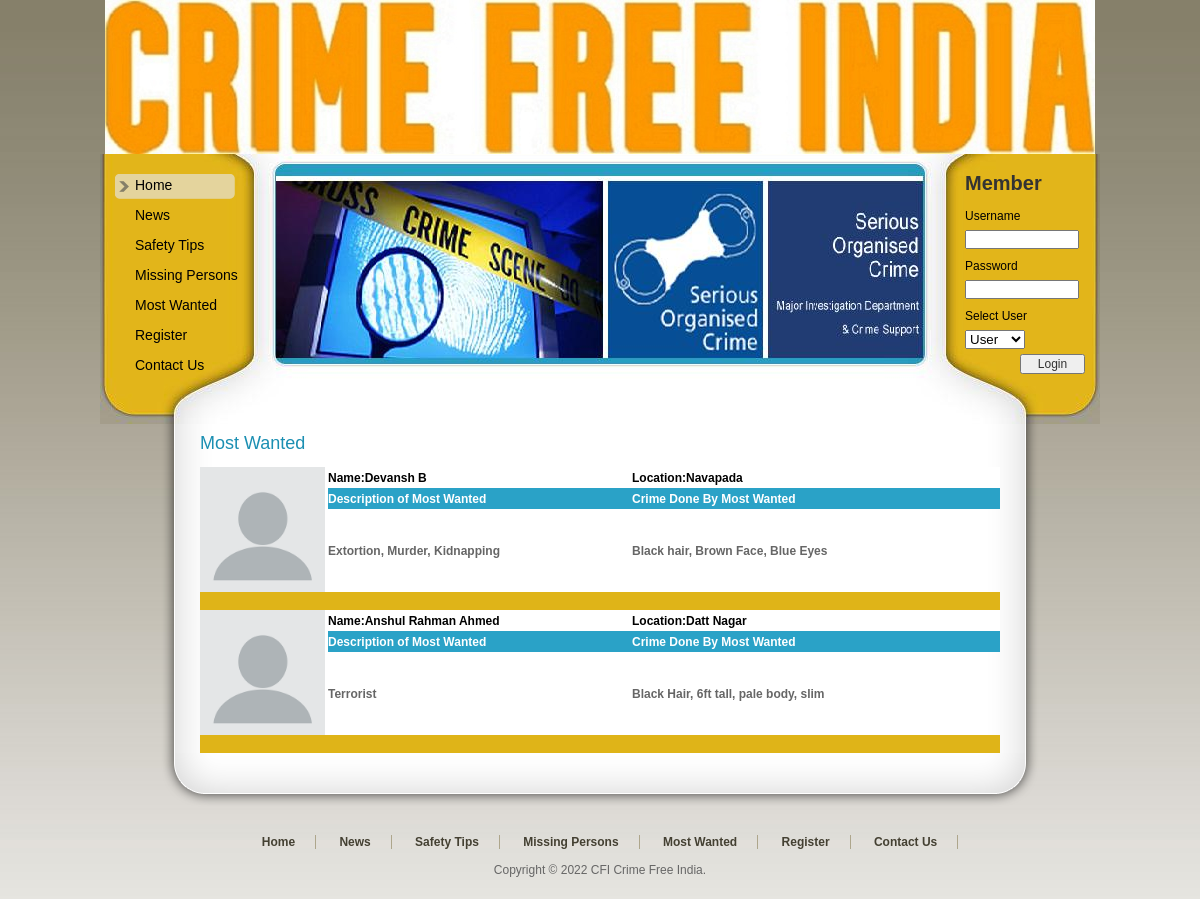
Screenshot of /Wanted.php with the database file from the repository.
### tables this page shows
CREATE TABLE IF NOT EXISTS `mostwanted_tbl` (
  `Wanted_Id` int(11) NOT NULL AUTO_INCREMENT,
  `Wanted_Name` varchar(20) NOT NULL,
  `Wanted_Location` varchar(20) NOT NULL,
  `Wanted_Image` varchar(100) NOT NULL,
  `Wanted_Crime` varchar(100) NOT NULL,
  `Wanted_Desc` varchar(200) NOT NULL,
  `Station_Name` varchar(50) NOT NULL,
  PRIMARY KEY (`Wanted_Id`)
);

### Wanted.php (the view, shortened to what this page needs)
<!DOCTYPE html PUBLIC "-//W3C//DTD XHTML 1.0 Transitional//EN" "http://www.w3.org/TR/xhtml1/DTD/xhtml1-transitional.dtd">
<html xmlns="http://www.w3.org/1999/xhtml">
<head>
<link href="templatemo_style.css" rel="stylesheet" type="text/css" />
</head>
<body>
<div id="templatemo_wrapper">
   <?php
   include "Header.php"
   ?>
    <div id="templatemo_content">
    	<div class="section_w800">
           <h2>Most Wanted</h2>
             <?php
$con = mysql_connect("localhost","root");
$sql = "select * from mostwanted_tbl order by Station_Name";
$result = mysql_query($sql,$con);
while($row = mysql_fetch_array($result))
{
$Name=$row['Wanted_Name'];
$Loc=$row['Wanted_Location'];
$Crime=$row['Wanted_Crime'];
$Desc=$row['Wanted_Desc'];
$Photo=$row['Wanted_Image'];
?>
           <table width="100%" border="0" cellspacing="0" cellpadding="0">
             <tr>
               <td width="16%" rowspan="3"><strong><img src="Documents/<?php echo $Photo;?>" alt="" width="125" height="125" /></strong></td>
               <td height="21" bgcolor="#FFFFFF"><span class="style3"><strong>Name:</strong></span><span class="style3"><strong><?php echo $Name;?></strong></span></td>
               <td width="46%" bgcolor="#FFFFFF"><span class="style3"><strong>Location:</strong></span><span class="style3"><strong><?php echo $Loc;?></strong></span></td>
             </tr>
             <tr>
               <td width="38%" height="21" bgcolor="#2AA2C7"><span class="style10">Description of Most Wanted</span></td>
               <td bgcolor="#2AA2C7"><span class="style10">Crime Done By Most Wanted</span></td>
             </tr>
             <tr>
               <td><strong><?php echo $Crime;?></strong></td>
               <td><strong><?php echo $Desc;?></strong></td>
             </tr>
             <tr>
               <td colspan="3" bgcolor="#DFB418">&nbsp;</td>
             </tr>
           </table>
           <?php
}
?>
        </div>
    </div>
   <?php
   include "Footer.php";
   ?>
</div>
</body>
</html>

### templatemo_style.css (style rules this page uses)
body { margin: 0; padding: 0; line-height: 1.5em; font-family: Arial, Helvetica, sans-serif; font-size: 12px; color: #666; background: #666 url(images/templatemo_body.jpg) repeat-x top; }
img { margin: 0px; padding: 0px; border: none; }
h2 { margin: 0 0 5px 0; padding: 10px 0; font-size: 24px; font-weight: normal; color: #1b8fb2; }
#templatemo_wrapper { width: 1000px; margin: 0 auto; }
#templatemo_content { clear: both; width: 800px; padding: 0 100px; background: url(images/templatemo_content_middle.png) repeat-y center; }
#templatemo_content h2 { font-size: 18px; }
.section_w800 { clear: both; width: 800px; }

### Wanted.php (style rules this page uses)
.style10 { color: #FFFFFF; font-weight: bold; }

### rows the page displays
mostwanted_tbl: Wanted_Image (placeholder picture), Wanted_Name "Devansh B", Wanted_Location "Navapada", Wanted_Crime "Extortion, Murder, Kidnapping", Wanted_Desc "Black hair, Brown Face, Blue Eyes"
mostwanted_tbl: Wanted_Image (placeholder picture), Wanted_Name "Anshul Rahman Ahmed", Wanted_Location "Datt Nagar", Wanted_Crime "Terrorist", Wanted_Desc "Black Hair, 6ft tall, pale body, slim"
